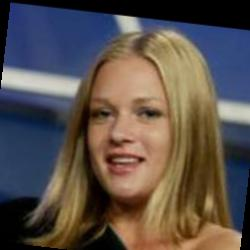
#> input picture data/clean_images/lfw_subset/lfw_0000.jpg, 250 x 250 px; its folder holds only this picture in this run
$ python advanced_synthetic_degradation.py
#> lines starting #> are read from the running program, lines starting #| are printed output that depends on the picture
import cv2
import numpy as np
import os
import random
from pathlib import Path
import argparse
import time

class AdvancedImageDegrader:
    def __init__(self, seed=42):
        random.seed(seed)
        np.random.seed(seed)
        print("Advanced ImageDegrader initialized with enhanced degradation types")

    def add_gaussian_noise(self, image, noise_level=None):
        """Enhanced noise with variable intensity"""
        if noise_level is None:
            noise_level = random.uniform(15, 50)  # Increased range

        noise = np.random.normal(0, noise_level, image.shape).astype(np.float32)
        noisy_image = np.clip(image.astype(np.float32) + noise, 0, 255)
        return noisy_image.astype(np.uint8)

    def add_motion_blur(self, image, blur_strength=None):
        """Variable motion blur with random directions"""
        if blur_strength is None:
            blur_strength = random.choice([5, 7, 9, 11, 13])  # Stronger blur

        # Random blur direction
        angle = random.uniform(0, 180)
        kernel = self.get_motion_blur_kernel(blur_strength, angle)

        blurred = cv2.filter2D(image, -1, kernel)
        return blurred

    def get_motion_blur_kernel(self, size, angle):
        """Generate motion blur kernel with specific angle"""
        kernel = np.zeros((size, size))
        center = size // 2

        # Calculate line endpoints based on angle
        dx = int(center * np.cos(np.radians(angle)))
        dy = int(center * np.sin(np.radians(angle)))

        # Draw line in kernel
        cv2.line(kernel, (center - dx, center - dy), (center + dx, center + dy), 1, 1)

        # Normalize
        kernel = kernel / kernel.sum()
        return kernel

    def add_heavy_scratches(self, image, num_scratches=None):
        """Realistic scratches with variable thickness and opacity"""
        if num_scratches is None:
            num_scratches = random.randint(5, 15)  # More scratches

        damaged = image.copy()
        h, w = damaged.shape[:2]

        for _ in range(num_scratches):
            # Random scratch parameters
            start_x = random.randint(0, w-1)
            start_y = random.randint(0, h-1)

            # Longer, more realistic scratches
            length = random.randint(50, 200)
            angle = random.uniform(0, 360)

            end_x = int(start_x + length * np.cos(np.radians(angle)))
            end_y = int(start_y + length * np.sin(np.radians(angle)))

            # Clamp to image bounds
            end_x = max(0, min(w-1, end_x))
            end_y = max(0, min(h-1, end_y))

            # Variable scratch appearance
            scratch_type = random.choice(['white', 'black', 'transparent'])
            thickness = random.randint(1, 4)

            if scratch_type == 'white':
                color = (255, 255, 255)
            elif scratch_type == 'black':
                color = (0, 0, 0)
            else:  # transparent/semi-transparent
                color = (random.randint(100, 200), random.randint(100, 200), random.randint(100, 200))

            cv2.line(damaged, (start_x, start_y), (end_x, end_y), color, thickness)

        return damaged

    # [55 lines left out: functions add_dust_and_spots, add_color_fading, not called in this run]

    def add_vignette(self, image, intensity=None):
        """Add vignette effect (darkened edges)"""
        if intensity is None:
            intensity = random.uniform(0.3, 0.7)

        h, w = image.shape[:2]
        vignetted = image.copy().astype(np.float32)

        # Create vignette mask
        center_x, center_y = w // 2, h // 2
        max_dist = np.sqrt(center_x**2 + center_y**2)

        for y in range(h):
            for x in range(w):
                dist = np.sqrt((x - center_x)**2 + (y - center_y)**2)
                vignette_factor = 1 - (dist / max_dist) * intensity
                vignette_factor = max(0.2, min(1.0, vignette_factor))
                vignetted[y, x] = vignetted[y, x] * vignette_factor

        return np.clip(vignetted, 0, 255).astype(np.uint8)

    def add_jpeg_artifacts(self, image, quality=None):
        """Heavy JPEG compression artifacts"""
        if quality is None:
            quality = random.randint(5, 40)  # Much lower quality

        encode_param = [int(cv2.IMWRITE_JPEG_QUALITY), quality]
        result, encoded_img = cv2.imencode('.jpg', image, encode_param)
        decoded_img = cv2.imdecode(encoded_img, 1)
        return decoded_img

    def add_color_shift(self, image):
        """Simulate chemical color shifts"""
        shifted = image.copy()

        # Convert to HSV for hue shifting
        hsv = cv2.cvtColor(shifted, cv2.COLOR_BGR2HSV).astype(np.float32)

        # Random hue shift
        hue_shift = random.uniform(-30, 30)
        hsv[:, :, 0] = (hsv[:, :, 0] + hue_shift) % 180

        # Random saturation change
        sat_change = random.uniform(0.5, 1.2)
        hsv[:, :, 1] = np.clip(hsv[:, :, 1] * sat_change, 0, 255)

        shifted = cv2.cvtColor(hsv.astype(np.uint8), cv2.COLOR_HSV2BGR)
        return shifted

    def degrade_image_advanced(self, image_path, output_path, degradation_level='heavy'):
        """Apply multiple random degradations with high variety"""
        # Read image
        image = cv2.imread(image_path)
        if image is None:
            print(f"Error: Could not read {image_path}")
            return False

        # Resize if too large
        h, w = image.shape[:2]
        if max(h, w) > 512:
            scale = 512 / max(h, w)
            new_w, new_h = int(w * scale), int(h * scale)
            image = cv2.resize(image, (new_w, new_h))

        degraded = image.copy()

        # Define degradation types
        all_degradations = [
            'gaussian_noise', 'motion_blur', 'heavy_scratches',
            'dust_and_spots', 'color_fading', 'vignette',
            'jpeg_artifacts', 'color_shift'
        ]

        # Randomly select 3-6 degradation types to combine
        if degradation_level == 'light':
            num_degradations = random.randint(2, 3)
            intensities = {'low': 0.7, 'medium': 0.3, 'high': 0.0}
        elif degradation_level == 'medium':
            num_degradations = random.randint(3, 5)
            intensities = {'low': 0.3, 'medium': 0.5, 'high': 0.2}
        else:  # heavy
            num_degradations = random.randint(4, 6)
            intensities = {'low': 0.1, 'medium': 0.4, 'high': 0.5}

        selected_degradations = random.sample(all_degradations, num_degradations)

        print(f"Applying degradations: {selected_degradations}")

        # Apply selected degradations
        if 'gaussian_noise' in selected_degradations:
            degraded = self.add_gaussian_noise(degraded)

        if 'motion_blur' in selected_degradations:
            degraded = self.add_motion_blur(degraded)

        if 'heavy_scratches' in selected_degradations:
            degraded = self.add_heavy_scratches(degraded)

        if 'dust_and_spots' in selected_degradations:
            degraded = self.add_dust_and_spots(degraded)

        if 'color_fading' in selected_degradations:
            fade_type = random.choice(['uniform', 'corner'])
            degraded = self.add_color_fading(degraded, fade_type)

        if 'vignette' in selected_degradations:
            degraded = self.add_vignette(degraded)

        if 'jpeg_artifacts' in selected_degradations:
            degraded = self.add_jpeg_artifacts(degraded)

        if 'color_shift' in selected_degradations:
            degraded = self.add_color_shift(degraded)

        # Save result
        success = cv2.imwrite(output_path, degraded)
        return success

def main():
    parser = argparse.ArgumentParser(description='Advanced Synthetic Image Degradation')
    parser.add_argument('--input_folder', type=str, default='data/clean_images/lfw_subset',
                        help='Path to clean images folder')
    parser.add_argument('--output_folder', type=str, default='data/degraded_images_v2',
                        help='Path to save degraded images')
    parser.add_argument('--num_images', type=int, default=250,
                        help='Number of images to process')
    parser.add_argument('--degradation_level', type=str, default='heavy',
                        choices=['light', 'medium', 'heavy'])

    args = parser.parse_args()

    print(f"=== Advanced Synthetic Degradation ===")
    print(f"Input folder: {args.input_folder}")
    print(f"Output folder: {args.output_folder}")
    print(f"Processing {args.num_images} images with {args.degradation_level} degradation")

    # Create degrader
    degrader = AdvancedImageDegrader()

    # Create output directory
    os.makedirs(args.output_folder, exist_ok=True)

    # Get list of images
    input_path = Path(args.input_folder)
    image_extensions = ['.jpg', '.jpeg', '.png', '.bmp']
    image_files = []

    for ext in image_extensions:
        image_files.extend(list(input_path.glob(f'*{ext}')))
        image_files.extend(list(input_path.glob(f'*{ext.upper()}')))

    print(f"Found {len(image_files)} images in input folder")

    # Process images
    processed = 0
    failed = 0
    start_time = time.time()

    for image_path in image_files[:args.num_images]:
        output_path = os.path.join(args.output_folder, image_path.name)

        if degrader.degrade_image_advanced(str(image_path), output_path,
                                           args.degradation_level):
#> in degrade_image_advanced, image is the input picture: shape (250, 250, 3); mean B, G, R 75, 80.7, 90.9
#> in add_gaussian_noise, `noisy_image = np.clip(image.astype(np.float32) + noise, 0, 255)`:
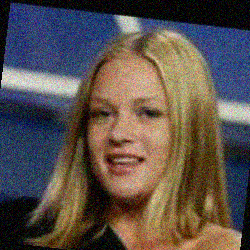
#> noisy_image: shape (250, 250, 3) float32; mean B, G, R 76.2, 81.7, 91.9
#> after the loop in add_heavy_scratches, `for _ in range(num_scratches):`:
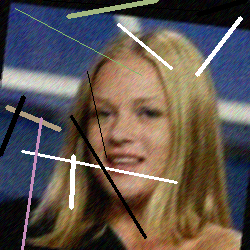
#> damaged: shape (250, 250, 3); mean B, G, R 80, 85.9, 96.1
#> after the loop in add_vignette, `for y in range(h):`:
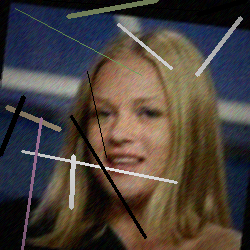
#> vignetted: shape (250, 250, 3) float32; mean B, G, R 60.9, 66.5, 75.2
#> in add_jpeg_artifacts, `encode_param = [int(cv2.IMWRITE_JPEG_QUALITY), quality]`: encode_param = [1, 34]
#> in add_jpeg_artifacts, `result, encoded_img = cv2.imencode('.jpg', image, encode_param)`: encoded_img = 6176 values, max 255 at index 0, min 0 at index 4, mean 122.3
#> in add_color_shift, `hsv = cv2.cvtColor(shifted, cv2.COLOR_BGR2HSV).astype(np.float32)`:
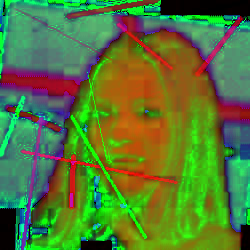
#> hsv: shape (250, 250, 3) float32; mean B, G, R 53.2, 120.3, 85.8
#> in add_color_shift, `hsv[:, :, 0] = (hsv[:, :, 0] + hue_shift) % 180`:
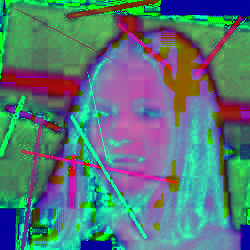
#> hsv: shape (250, 250, 3) float32; mean B, G, R 121, 120.3, 85.8
#> in add_color_shift, `hsv[:, :, 1] = np.clip(hsv[:, :, 1] * sat_change, 0, 255)`:
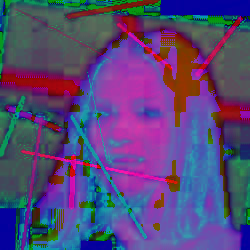
#> hsv: shape (250, 250, 3) float32; mean B, G, R 121, 71.9, 85.8
#> in add_color_shift, `shifted = cv2.cvtColor(hsv.astype(np.uint8), cv2.COLOR_HSV2BGR)`:
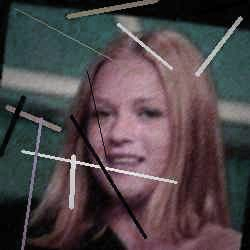
#> shifted: shape (250, 250, 3); mean B, G, R 73.2, 70.3, 79.1
            processed += 1
#> processed = 1
        else:
            failed += 1

        if processed % 25 == 0 and processed > 0:
            elapsed = time.time() - start_time
            print(f"Processed {processed} images... ({processed/elapsed:.1f} images/sec)")

    total_time = time.time() - start_time
    print(f"\n=== Advanced Degradation Complete ===")
    print(f"Successfully processed: {processed} images")
#| Successfully processed: 1 images
    print(f"Failed: {failed} images")
    print(f"Total time: {total_time:.2f} seconds")
    print(f"Results saved to: {args.output_folder}")

if __name__ == "__main__":
    main()
